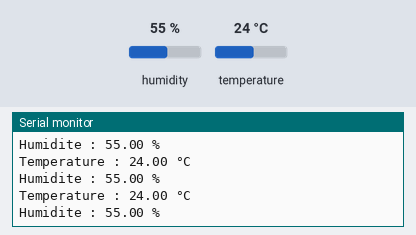
The sketch below on a simulated ESP8266 (NodeMCU). Shown: the last lines printed to the serial monitor. The test bench sets the inputs (shaded band); at power-on: humidity 55 %, temperature 24 °C.

Above: at 3.3 s.
3.4 s: humidity set to 22 %
At 4.9 s:
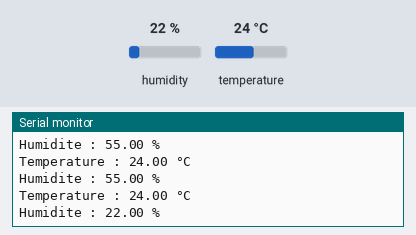
6.2 s: temperature set to 12 °C
At 6.9 s:
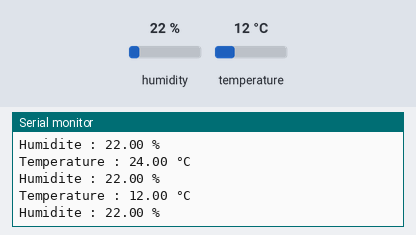
9.0 s: humidity set to 40 %
At 10.9 s:
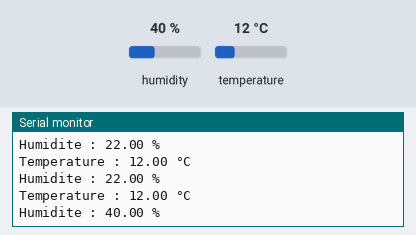
Timing chart, 0 to 12.4 s (numbered marks = the images above; inputs shaded):
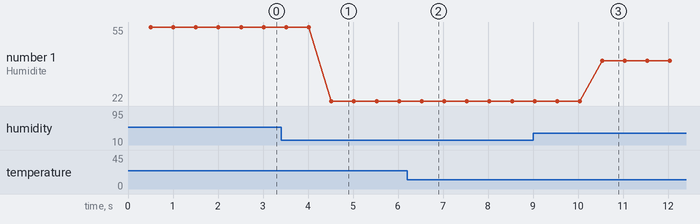

Measured:
- after the input at 3.4 s, the serial monitor: prints a new line after 1.1 s (image 1)
- after the input at 6.2 s, the serial monitor: prints a new line after 0.33 s (image 2)
- after the input at 9.0 s, the serial monitor: prints a new line after 1.5 s (image 3)
- plotted number 1: 55 → 22 after the input at 3.4 s, 22 → 40 after the input at 9.0 s

The sketch:

Test_Capteur_DHT22.ino
```cpp
#include <DHT.h> //Librairie pour le capteur
#include <ESP8266WiFi.h>

#define DHTPIN 13  //GPIO13 = broche D7
#define DHTTYPE DHT22

//Initialisation du capteur
DHT dht(DHTPIN, DHTTYPE);

void setup()
{
  // put your setup code here, to run once:
  Serial.begin(115200);
  Serial.println("Communication avec DTH22 demarree");
  dht.begin();
  Serial.println("Debut des relevees capteur DTH22 avec un intervalle de mesure de 0,5 s");
}

// Boucle pour la lecture des donnees
void loop()
{
  // put your main code here, to run repeatedly:
  delay(500); //En ms = 0.5s

  float humidite = dht.readHumidity();
  float temperature = dht.readTemperature();

  //Test si erreur (important pour les envoies uniques)
  if (isnan(humidite) || isnan(temperature) )
  {
    Serial.print("ERROR ISNOTANUMBER : Verfier liaison capteur et contacter admin");
    return;
  }

  // Test des donnees
  Serial.println("Temperature : " + String(temperature)+" °C");
  Serial.println("Humidite : " + String(humidite)+" %");
}
```
